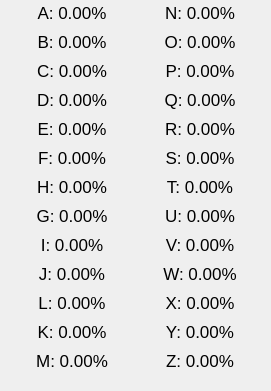
   <widget class="QWidget" name="wgMLP" native="true">
    <property name="geometry">
     <rect>
      <x>640</x>
      <y>200</y>
      <width>271</width>
      <height>391</height>
     </rect>
    </property>
    <widget class="QWidget" name="layoutWidget">
     <property name="geometry">
      <rect>
       <x>10</x>
       <y>0</y>
       <width>252</width>
       <height>382</height>
      </rect>
     </property>
     <layout class="QGridLayout" name="gridMLP">
      <item row="1" column="0">
       <widget class="QLabel" name="lbl_1">
        <property name="sizePolicy">
         <sizepolicy hsizetype="Fixed" vsizetype="Fixed">
          <horstretch>0</horstretch>
          <verstretch>0</verstretch>
         </sizepolicy>
        </property>
        <property name="minimumSize">
         <size>
          <width>120</width>
          <height>20</height>
         </size>
        </property>
        <property name="maximumSize">
         <size>
          <width>16777215</width>
          <height>20</height>
         </size>
        </property>
        <property name="font">
         <font>
          <pointsize>13</pointsize>
          <weight>50</weight>
          <bold>false</bold>
         </font>
        </property>
        <property name="text">
         <string>B: 0.00%</string>
        </property>
        <property name="scaledContents">
         <bool>true</bool>
        </property>
        <property name="alignment">
         <set>Qt::AlignCenter</set>
        </property>
       </widget>
      </item>
      <item row="7" column="1">
       <widget class="QLabel" name="lbl_20">
        <property name="sizePolicy">
         <sizepolicy hsizetype="Fixed" vsizetype="Fixed">
          <horstretch>0</horstretch>
          <verstretch>0</verstretch>
         </sizepolicy>
        </property>
        <property name="minimumSize">
         <size>
          <width>120</width>
          <height>20</height>
         </size>
        </property>
        <property name="maximumSize">
         <size>
          <width>16777215</width>
          <height>20</height>
         </size>
        </property>
        <property name="font">
         <font>
          <pointsize>13</pointsize>
          <weight>50</weight>
          <bold>false</bold>
         </font>
        </property>
        <property name="text">
         <string>U: 0.00%</string>
        </property>
        <property name="scaledContents">
         <bool>true</bool>
        </property>
        <property name="alignment">
         <set>Qt::AlignCenter</set>
        </property>
       </widget>
      </item>
      <item row="5" column="0">
       <widget class="QLabel" name="lbl_5">
        <property name="sizePolicy">
         <sizepolicy hsizetype="Fixed" vsizetype="Fixed">
          <horstretch>0</horstretch>
          <verstretch>0</verstretch>
         </sizepolicy>
        </property>
        <property name="minimumSize">
         <size>
          <width>120</width>
          <height>20</height>
         </size>
        </property>
        <property name="maximumSize">
         <size>
          <width>16777215</width>
          <height>20</height>
         </size>
        </property>
        <property name="font">
         <font>
          <pointsize>13</pointsize>
          <weight>50</weight>
          <bold>false</bold>
         </font>
        </property>
        <property name="text">
         <string>F: 0.00%</string>
        </property>
        <property name="scaledContents">
         <bool>true</bool>
        </property>
        <property name="alignment">
         <set>Qt::AlignCenter</set>
        </property>
       </widget>
      </item>
      <item row="10" column="1">
       <widget class="QLabel" name="lbl_23">
        <property name="sizePolicy">
         <sizepolicy hsizetype="Fixed" vsizetype="Fixed">
          <horstretch>0</horstretch>
          <verstretch>0</verstretch>
         </sizepolicy>
        </property>
        <property name="minimumSize">
         <size>
          <width>120</width>
          <height>20</height>
         </size>
        </property>
        <property name="maximumSize">
         <size>
          <width>16777215</width>
          <height>20</height>
         </size>
        </property>
        <property name="font">
         <font>
          <pointsize>13</pointsize>
          <weight>50</weight>
          <bold>false</bold>
         </font>
        </property>
        <property name="text">
         <string>X: 0.00%</string>
        </property>
        <property name="scaledContents">
         <bool>true</bool>
        </property>
        <property name="alignment">
         <set>Qt::AlignCenter</set>
        </property>
       </widget>
      </item>
      <item row="9" column="0">
       <widget class="QLabel" name="lbl_9">
        <property name="sizePolicy">
         <sizepolicy hsizetype="Fixed" vsizetype="Fixed">
          <horstretch>0</horstretch>
          <verstretch>0</verstretch>
         </sizepolicy>
        </property>
        <property name="minimumSize">
         <size>
          <width>120</width>
          <height>20</height>
         </size>
        </property>
        <property name="maximumSize">
         <size>
          <width>16777215</width>
          <height>20</height>
         </size>
        </property>
        <property name="font">
         <font>
          <pointsize>13</pointsize>
          <weight>50</weight>
          <bold>false</bold>
         </font>
        </property>
        <property name="text">
         <string>J: 0.00%</string>
        </property>
        <property name="scaledContents">
         <bool>true</bool>
        </property>
        <property name="alignment">
         <set>Qt::AlignCenter</set>
        </property>
       </widget>
      </item>
      <item row="10" column="0">
       <widget class="QLabel" name="lbl_11">
        <property name="sizePolicy">
         <sizepolicy hsizetype="Fixed" vsizetype="Fixed">
          <horstretch>0</horstretch>
          <verstretch>0</verstretch>
         </sizepolicy>
        </property>
        <property name="minimumSize">
         <size>
          <width>120</width>
          <height>20</height>
         </size>
        </property>
        <property name="maximumSize">
         <size>
          <width>16777215</width>
          <height>20</height>
         </size>
        </property>
        <property name="font">
         <font>
          <pointsize>13</pointsize>
          <weight>50</weight>
          <bold>false</bold>
         </font>
        </property>
        <property name="text">
         <string>L: 0.00%</string>
        </property>
        <property name="scaledContents">
         <bool>true</bool>
        </property>
        <property name="alignment">
         <set>Qt::AlignCenter</set>
        </property>
       </widget>
      </item>
      <item row="3" column="0">
       <widget class="QLabel" name="lbl_3">
        <property name="sizePolicy">
         <sizepolicy hsizetype="Fixed" vsizetype="Fixed">
          <horstretch>0</horstretch>
          <verstretch>0</verstretch>
         </sizepolicy>
        </property>
        <property name="minimumSize">
         <size>
          <width>120</width>
          <height>20</height>
         </size>
        </property>
        <property name="maximumSize">
         <size>
          <width>16777215</width>
          <height>20</height>
         </size>
        </property>
        <property name="font">
         <font>
          <pointsize>13</pointsize>
          <weight>50</weight>
          <bold>false</bold>
         </font>
        </property>
        <property name="text">
         <string>D: 0.00%</string>
        </property>
        <property name="scaledContents">
         <bool>true</bool>
        </property>
        <property name="alignment">
         <set>Qt::AlignCenter</set>
        </property>
       </widget>
      </item>
      <item row="4" column="0">
       <widget class="QLabel" name="lbl_4">
        <property name="sizePolicy">
         <sizepolicy hsizetype="Fixed" vsizetype="Fixed">
          <horstretch>0</horstretch>
          <verstretch>0</verstretch>
         </sizepolicy>
        </property>
        <property name="minimumSize">
         <size>
          <width>120</width>
          <height>20</height>
         </size>
        </property>
        <property name="maximumSize">
         <size>
          <width>16777215</width>
          <height>20</height>
         </size>
        </property>
        <property name="font">
         <font>
          <pointsize>13</pointsize>
          <weight>50</weight>
          <bold>false</bold>
         </font>
        </property>
        <property name="text">
         <string>E: 0.00%</string>
        </property>
        <property name="scaledContents">
         <bool>true</bool>
        </property>
        <property name="alignment">
         <set>Qt::AlignCenter</set>
        </property>
       </widget>
      </item>
      <item row="11" column="1">
       <widget class="QLabel" name="lbl_24">
        <property name="sizePolicy">
         <sizepolicy hsizetype="Fixed" vsizetype="Fixed">
          <horstretch>0</horstretch>
          <verstretch>0</verstretch>
         </sizepolicy>
        </property>
        <property name="minimumSize">
         <size>
          <width>120</width>
          <height>20</height>
         </size>
        </property>
        <property name="maximumSize">
         <size>
          <width>16777215</width>
          <height>20</height>
         </size>
        </property>
        <property name="font">
         <font>
          <pointsize>13</pointsize>
          <weight>50</weight>
          <bold>false</bold>
         </font>
        </property>
        <property name="text">
         <string>Y: 0.00%</string>
        </property>
        <property name="scaledContents">
         <bool>true</bool>
        </property>
        <property name="alignment">
         <set>Qt::AlignCenter</set>
        </property>
       </widget>
      </item>
      <item row="3" column="1">
       <widget class="QLabel" name="lbl_16">
        <property name="sizePolicy">
         <sizepolicy hsizetype="Fixed" vsizetype="Fixed">
          <horstretch>0</horstretch>
          <verstretch>0</verstretch>
         </sizepolicy>
        </property>
        <property name="minimumSize">
         <size>
          <width>120</width>
          <height>20</height>
         </size>
        </property>
        <property name="maximumSize">
         <size>
          <width>16777215</width>
          <height>20</height>
         </size>
        </property>
        <property name="font">
         <font>
          <pointsize>13</pointsize>
          <weight>50</weight>
          <bold>false</bold>
         </font>
        </property>
        <property name="text">
         <string>Q: 0.00%</string>
        </property>
        <property name="scaledContents">
         <bool>true</bool>
        </property>
        <property name="alignment">
         <set>Qt::AlignCenter</set>
        </property>
       </widget>
      </item>
      <item row="2" column="1">
       <widget class="QLabel" name="lbl_15">
        <property name="sizePolicy">
         <sizepolicy hsizetype="Fixed" vsizetype="Fixed">
          <horstretch>0</horstretch>
          <verstretch>0</verstretch>
         </sizepolicy>
        </property>
        <property name="minimumSize">
         <size>
          <width>120</width>
          <height>20</height>
         </size>
        </property>
        <property name="maximumSize">
         <size>
          <width>16777215</width>
          <height>20</height>
         </size>
        </property>
        <property name="font">
         <font>
          <pointsize>13</pointsize>
          <weight>50</weight>
          <bold>false</bold>
         </font>
        </property>
        <property name="text">
         <string>P: 0.00%</string>
        </property>
        <property name="scaledContents">
         <bool>true</bool>
        </property>
        <property name="alignment">
         <set>Qt::AlignCenter</set>
        </property>
       </widget>
      </item>
      <item row="5" column="1">
       <widget class="QLabel" name="lbl_18">
        <property name="sizePolicy">
         <sizepolicy hsizetype="Fixed" vsizetype="Fixed">
          <horstretch>0</horstretch>
          <verstretch>0</verstretch>
         </sizepolicy>
        </property>
        <property name="minimumSize">
         <size>
          <width>120</width>
          <height>20</height>
         </size>
        </property>
        <property name="maximumSize">
         <size>
          <width>16777215</width>
          <height>20</height>
         </size>
        </property>
        <property name="font">
         <font>
          <pointsize>13</pointsize>
          <weight>50</weight>
          <bold>false</bold>
         </font>
        </property>
        <property name="text">
         <string>S: 0.00%</string>
        </property>
        <property name="scaledContents">
         <bool>true</bool>
        </property>
        <property name="alignment">
         <set>Qt::AlignCenter</set>
        </property>
       </widget>
      </item>
      <item row="12" column="0">
       <widget class="QLabel" name="lbl_12">
        <property name="sizePolicy">
         <sizepolicy hsizetype="Fixed" vsizetype="Fixed">
          <horstretch>0</horstretch>
          <verstretch>0</verstretch>
         </sizepolicy>
        </property>
        <property name="minimumSize">
         <size>
          <width>120</width>
          <height>20</height>
         </size>
        </property>
        <property name="maximumSize">
         <size>
          <width>16777215</width>
          <height>20</height>
         </size>
        </property>
        <property name="font">
         <font>
          <pointsize>13</pointsize>
          <weight>50</weight>
          <bold>false</bold>
         </font>
        </property>
        <property name="text">
         <string>M: 0.00%</string>
        </property>
        <property name="scaledContents">
         <bool>true</bool>
        </property>
        <property name="alignment">
         <set>Qt::AlignCenter</set>
        </property>
       </widget>
      </item>
      <item row="6" column="0">
       <widget class="QLabel" name="lbl_7">
        <property name="sizePolicy">
         <sizepolicy hsizetype="Fixed" vsizetype="Fixed">
          <horstretch>0</horstretch>
          <verstretch>0</verstretch>
         </sizepolicy>
        </property>
        <property name="minimumSize">
         <size>
          <width>120</width>
          <height>20</height>
         </size>
        </property>
        <property name="maximumSize">
         <size>
          <width>16777215</width>
          <height>20</height>
         </size>
        </property>
        <property name="font">
         <font>
          <pointsize>13</pointsize>
          <weight>50</weight>
          <bold>false</bold>
         </font>
        </property>
        <property name="text">
         <string>H: 0.00%</string>
        </property>
        <property name="scaledContents">
         <bool>true</bool>
        </property>
        <property name="alignment">
         <set>Qt::AlignCenter</set>
        </property>
       </widget>
      </item>
      <item row="0" column="0">
       <widget class="QLabel" name="lbl_0">
        <property name="sizePolicy">
         <sizepolicy hsizetype="Fixed" vsizetype="Fixed">
          <horstretch>0</horstretch>
          <verstretch>0</verstretch>
         </sizepolicy>
        </property>
        <property name="minimumSize">
         <size>
          <width>120</width>
          <height>20</height>
         </size>
        </property>
        <property name="maximumSize">
         <size>
          <width>16777215</width>
          <height>20</height>
         </size>
        </property>
        <property name="baseSize">
         <size>
          <width>0</width>
          <height>0</height>
         </size>
        </property>
        <property name="font">
         <font>
          <pointsize>13</pointsize>
          <weight>50</weight>
          <bold>false</bold>
         </font>
        </property>
        <property name="text">
         <string>A: 0.00%</string>
        </property>
        <property name="scaledContents">
         <bool>true</bool>
        </property>
        <property name="alignment">
         <set>Qt::AlignCenter</set>
        </property>
       </widget>
      </item>
      <item row="12" column="1">
       <widget class="QLabel" name="lbl_25">
        <property name="sizePolicy">
         <sizepolicy hsizetype="Fixed" vsizetype="Fixed">
          <horstretch>0</horstretch>
          <verstretch>0</verstretch>
         </sizepolicy>
        </property>
        <property name="minimumSize">
         <size>
          <width>120</width>
          <height>20</height>
         </size>
        </property>
        <property name="maximumSize">
         <size>
          <width>16777215</width>
          <height>20</height>
         </size>
        </property>
        <property name="font">
         <font>
          <pointsize>13</pointsize>
          <weight>50</weight>
          <bold>false</bold>
         </font>
        </property>
        <property name="text">
         <string>Z: 0.00%</string>
        </property>
        <property name="scaledContents">
         <bool>true</bool>
        </property>
        <property name="alignment">
         <set>Qt::AlignCenter</set>
        </property>
       </widget>
      </item>
      <item row="8" column="0">
       <widget class="QLabel" name="lbl_8">
        <property name="sizePolicy">
         <sizepolicy hsizetype="Fixed" vsizetype="Fixed">
          <horstretch>0</horstretch>
          <verstretch>0</verstretch>
         </sizepolicy>
        </property>
        <property name="minimumSize">
         <size>
          <width>120</width>
          <height>20</height>
         </size>
        </property>
        <property name="maximumSize">
         <size>
          <width>16777215</width>
          <height>20</height>
         </size>
        </property>
        <property name="font">
         <font>
          <pointsize>13</pointsize>
          <weight>50</weight>
          <bold>false</bold>
         </font>
        </property>
        <property name="text">
         <string>I: 0.00%</string>
        </property>
        <property name="scaledContents">
         <bool>true</bool>
        </property>
        <property name="alignment">
         <set>Qt::AlignCenter</set>
        </property>
       </widget>
      </item>
      <item row="4" column="1">
       <widget class="QLabel" name="lbl_17">
        <property name="sizePolicy">
         <sizepolicy hsizetype="Fixed" vsizetype="Fixed">
          <horstretch>0</horstretch>
          <verstretch>0</verstretch>
         </sizepolicy>
        </property>
        <property name="minimumSize">
         <size>
          <width>120</width>
          <height>20</height>
         </size>
        </property>
        <property name="maximumSize">
         <size>
          <width>16777215</width>
          <height>20</height>
         </size>
        </property>
        <property name="font">
         <font>
          <pointsize>13</pointsize>
          <weight>50</weight>
          <bold>false</bold>
         </font>
        </property>
        <property name="text">
         <string>R: 0.00%</string>
        </property>
        <property name="scaledContents">
         <bool>true</bool>
        </property>
        <property name="alignment">
         <set>Qt::AlignCenter</set>
        </property>
       </widget>
      </item>
      <item row="11" column="0">
       <widget class="QLabel" name="lbl_10">
        <property name="sizePolicy">
         <sizepolicy hsizetype="Fixed" vsizetype="Fixed">
          <horstretch>0</horstretch>
          <verstretch>0</verstretch>
         </sizepolicy>
        </property>
        <property name="minimumSize">
         <size>
          <width>120</width>
          <height>20</height>
         </size>
        </property>
        <property name="maximumSize">
         <size>
          <width>16777215</width>
          <height>20</height>
         </size>
        </property>
        <property name="font">
         <font>
          <pointsize>13</pointsize>
          <weight>50</weight>
          <bold>false</bold>
         </font>
        </property>
        <property name="text">
         <string>K: 0.00%</string>
        </property>
        <property name="scaledContents">
         <bool>true</bool>
        </property>
        <property name="alignment">
         <set>Qt::AlignCenter</set>
        </property>
       </widget>
      </item>
      <item row="1" column="1">
       <widget class="QLabel" name="lbl_14">
        <property name="sizePolicy">
         <sizepolicy hsizetype="Fixed" vsizetype="Fixed">
          <horstretch>0</horstretch>
          <verstretch>0</verstretch>
         </sizepolicy>
        </property>
        <property name="minimumSize">
         <size>
          <width>120</width>
          <height>20</height>
         </size>
        </property>
        <property name="maximumSize">
         <size>
          <width>16777215</width>
          <height>20</height>
         </size>
        </property>
        <property name="font">
         <font>
          <pointsize>13</pointsize>
          <weight>50</weight>
          <bold>false</bold>
         </font>
        </property>
        <property name="text">
         <string>O: 0.00%</string>
        </property>
        <property name="scaledContents">
         <bool>true</bool>
        </property>
        <property name="alignment">
         <set>Qt::AlignCenter</set>
        </property>
       </widget>
      </item>
      <item row="7" column="0">
       <widget class="QLabel" name="lbl_6">
        <property name="sizePolicy">
         <sizepolicy hsizetype="Fixed" vsizetype="Fixed">
          <horstretch>0</horstretch>
          <verstretch>0</verstretch>
         </sizepolicy>
        </property>
        <property name="minimumSize">
         <size>
          <width>120</width>
          <height>20</height>
         </size>
        </property>
        <property name="maximumSize">
         <size>
          <width>16777215</width>
          <height>20</height>
         </size>
        </property>
        <property name="font">
         <font>
          <pointsize>13</pointsize>
          <weight>50</weight>
          <bold>false</bold>
         </font>
        </property>
        <property name="text">
         <string>G: 0.00%</string>
        </property>
        <property name="scaledContents">
         <bool>true</bool>
        </property>
        <property name="alignment">
         <set>Qt::AlignCenter</set>
        </property>
       </widget>
      </item>
      <item row="2" column="0">
       <widget class="QLabel" name="lbl_2">
        <property name="sizePolicy">
         <sizepolicy hsizetype="Fixed" vsizetype="Fixed">
          <horstretch>0</horstretch>
          <verstretch>0</verstretch>
         </sizepolicy>
        </property>
        <property name="minimumSize">
         <size>
          <width>120</width>
          <height>20</height>
         </size>
        </property>
        <property name="maximumSize">
         <size>
          <width>16777215</width>
          <height>20</height>
         </size>
        </property>
        <property name="font">
         <font>
          <pointsize>13</pointsize>
          <weight>50</weight>
          <bold>false</bold>
         </font>
        </property>
        <property name="text">
         <string>C: 0.00%</string>
        </property>
        <property name="scaledContents">
         <bool>true</bool>
        </property>
        <property name="alignment">
         <set>Qt::AlignCenter</set>
        </property>
       </widget>
      </item>
      <item row="6" column="1">
       <widget class="QLabel" name="lbl_19">
        <property name="sizePolicy">
         <sizepolicy hsizetype="Fixed" vsizetype="Fixed">
          <horstretch>0</horstretch>
          <verstretch>0</verstretch>
         </sizepolicy>
        </property>
        <property name="minimumSize">
         <size>
          <width>120</width>
          <height>20</height>
         </size>
        </property>
        <property name="maximumSize">
         <size>
          <width>16777215</width>
          <height>20</height>
         </size>
        </property>
        <property name="font">
         <font>
          <pointsize>13</pointsize>
          <weight>50</weight>
          <bold>false</bold>
         </font>
        </property>
        <property name="text">
         <string>T: 0.00%</string>
        </property>
        <property name="scaledContents">
         <bool>true</bool>
        </property>
        <property name="alignment">
         <set>Qt::AlignCenter</set>
        </property>
       </widget>
      </item>
      <item row="8" column="1">
       <widget class="QLabel" name="lbl_21">
        <property name="sizePolicy">
         <sizepolicy hsizetype="Fixed" vsizetype="Fixed">
          <horstretch>0</horstretch>
          <verstretch>0</verstretch>
         </sizepolicy>
        </property>
        <property name="minimumSize">
         <size>
          <width>120</width>
          <height>20</height>
         </size>
        </property>
        <property name="maximumSize">
         <size>
          <width>16777215</width>
          <height>20</height>
         </size>
        </property>
        <property name="font">
         <font>
          <pointsize>13</pointsize>
          <weight>50</weight>
          <bold>false</bold>
         </font>
        </property>
        <property name="text">
         <string>V: 0.00%</string>
        </property>
        <property name="scaledContents">
         <bool>true</bool>
        </property>
        <property name="alignment">
         <set>Qt::AlignCenter</set>
        </property>
       </widget>
      </item>
      <item row="9" column="1">
       <widget class="QLabel" name="lbl_22">
        <property name="sizePolicy">
         <sizepolicy hsizetype="Fixed" vsizetype="Fixed">
          <horstretch>0</horstretch>
          <verstretch>0</verstretch>
         </sizepolicy>
        </property>
        <property name="minimumSize">
         <size>
          <width>120</width>
          <height>20</height>
         </size>
        </property>
        <property name="maximumSize">
         <size>
          <width>16777215</width>
          <height>20</height>
         </size>
        </property>
        <property name="font">
         <font>
          <pointsize>13</pointsize>
          <weight>50</weight>
          <bold>false</bold>
         </font>
        </property>
        <property name="text">
         <string>W: 0.00%</string>
        </property>
        <property name="scaledContents">
         <bool>true</bool>
        </property>
        <property name="alignment">
         <set>Qt::AlignCenter</set>
        </property>
       </widget>
      </item>
      <item row="0" column="1">
       <widget class="QLabel" name="lbl_13">
        <property name="sizePolicy">
         <sizepolicy hsizetype="Fixed" vsizetype="Fixed">
          <horstretch>0</horstretch>
          <verstretch>0</verstretch>
         </sizepolicy>
        </property>
        <property name="minimumSize">
         <size>
          <width>120</width>
          <height>20</height>
         </size>
        </property>
        <property name="maximumSize">
         <size>
          <width>16777215</width>
          <height>20</height>
         </size>
        </property>
        <property name="font">
         <font>
          <pointsize>13</pointsize>
          <weight>50</weight>
          <bold>false</bold>
         </font>
        </property>
        <property name="text">
         <string>N: 0.00%</string>
        </property>
        <property name="scaledContents">
         <bool>true</bool>
        </property>
        <property name="alignment">
         <set>Qt::AlignCenter</set>
        </property>
       </widget>
      </item>
     </layout>
    </widget>
   </widget>
